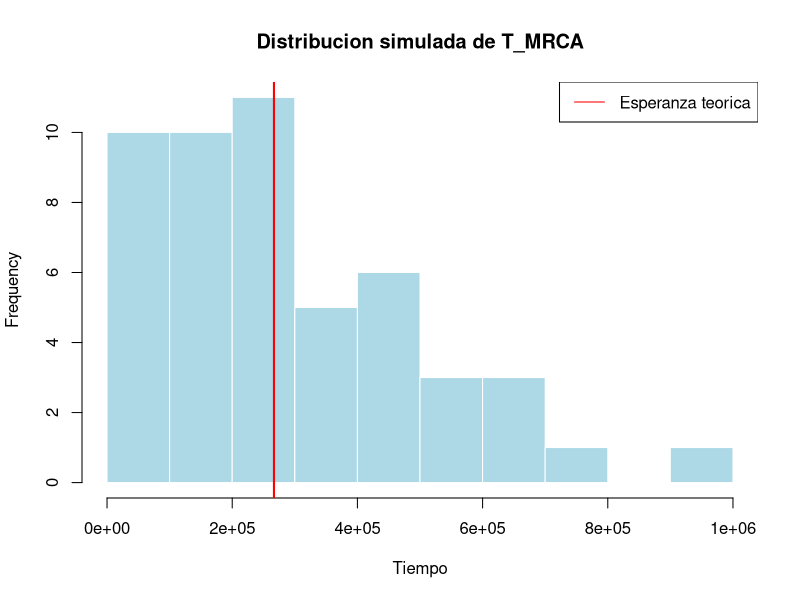
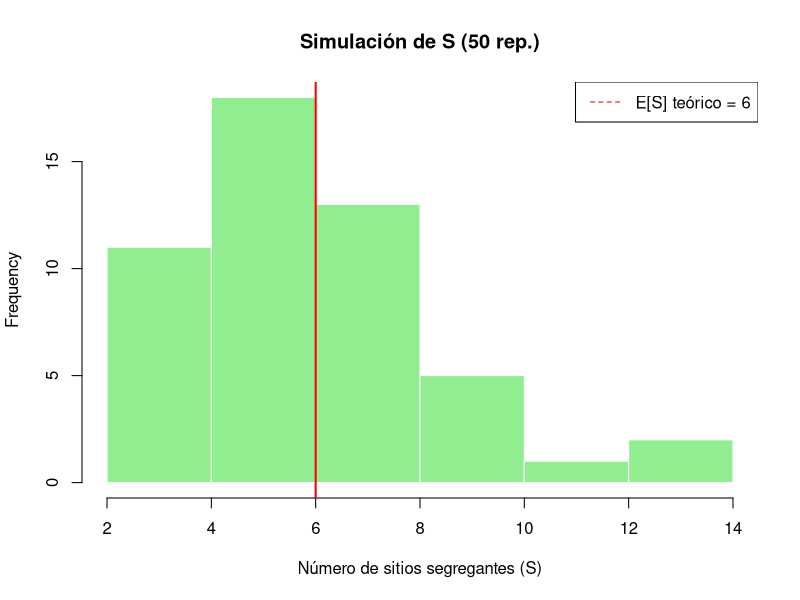
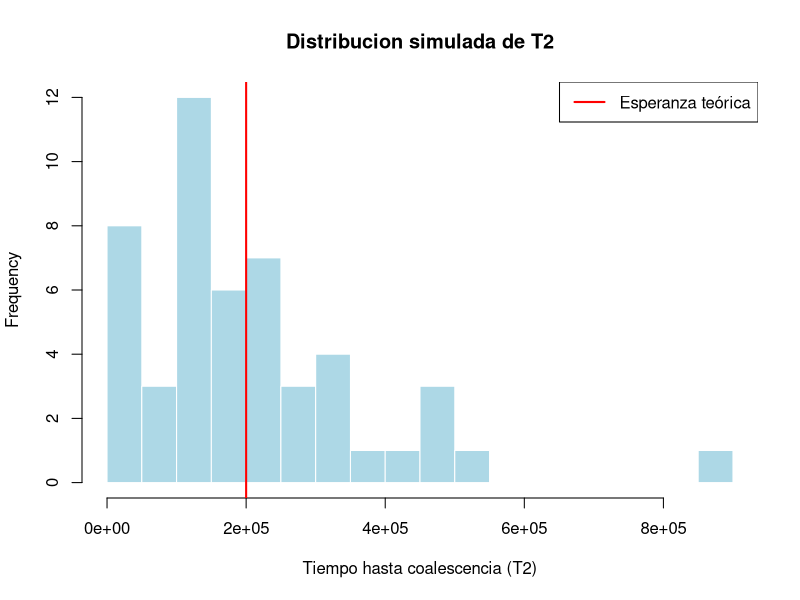
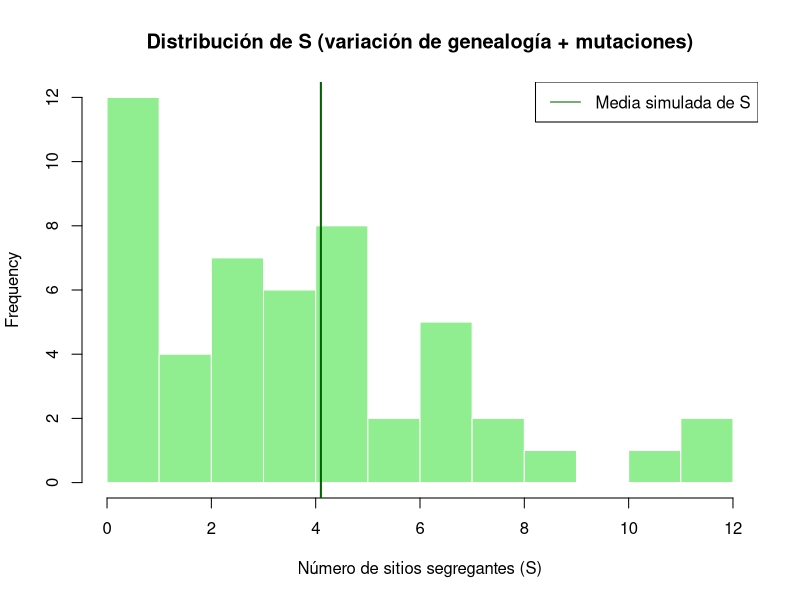

Write the R code that produced these figures, in order.
## ---- chunk 1

N <- 1e5

# probabilidad de exito
p3 <- 6/(4*N)
p2 <- 2/(4*N)

# Esperanzas para cada T
E_T3 <- 1 / p3
E_T2 <- 1 / p2
E_TMRCA <- E_T3 + E_T2

# Simulaciones de T_MRCA
set.seed(123)  # asegurando que los números sea siempre los mismos
T3 <- rgeom(50, prob = p3)
T2 <- rgeom(50, prob = p2)
T_MRCA <- T3 + T2

cat("Esperanza teorica de T_MRCA =", E_TMRCA, " y la esperanza simulada T_MRCA =", mean(T_MRCA), "\n")

# Comparar con la esperanza teorica
hist(T_MRCA,
     main = "Distribucion simulada de T_MRCA",
     xlab = "Tiempo",
     col = "lightblue", border = "white")
abline(v = E_TMRCA, col = "red", lwd = 2, lty = 1)
legend("topright", legend = c("Esperanza teorica"), col = "red", lty = 1)

## ---- chunk 2
# número de sitios segregantes
nS <- 6 # Ttotal * mu

# Simular 50 realizaciones de S
set.seed(321) # asegurando que los números sea siempre los mismos
S_sim <- rpois(50, nS)

# media de simular S
mean_S <- mean(S_sim)

# plot simple
hist(S_sim, main = "Simulación de S (50 rep.)", xlab = "Número de sitios segregantes (S)",
     col = "lightgreen", border = "white")
abline(v = nS, col = "red", lwd = 2, lty = 1)
legend("topright", legend = paste("E[S] teórico =", round(nS,2)), col = "red", lty = 2)

## ---- chunk 3

N <- 1e5

# Probabilidad de coalescencia
p2 <- 2/(4*N)

# Esperanzas para T
E_T2 <- 1 / p2

# Simulaciones de T2
set.seed(3)  # asegurando que los números sea siempre los mismos
T2 <- rgeom(50, prob = p2)

# Plot distribucion de T2
hist(T2,
     breaks = 15,
     main = "Distribucion simulada de T2",
     xlab = "Tiempo hasta coalescencia (T2)",
     col = "lightblue", border = "white")
abline(v = E_T2, col = "red", lwd = 2, lty = 1)
legend("topright", legend = c("Esperanza teórica"), col = "red", lty = 1, lwd = 2)

# hist(T2,
#      main = "Simulación de T2 (n=2, 50 replicaciones)",
#      xlab = "Tiempo hasta coalescencia (T2)",
#      col = "lightblue", border = "white")
# abline(v = mean(T2), col = "blue", lwd = 2)
# abline(v = 2*N, col = "red", lwd = 2, lty = 2)
# legend("topright", legend = c("Media simulada", "Esperanza teórica"),
#        col = c("blue", "red"), lty = c(1,2))

## ---- chunk 4

# Para cada T2 simulado, el árbol tiene 2 ramas => T_total = 2 * T2
T_total <- 2 * T2
lambda <- 1e-5 * T_total

# Simular S para cada genealogía (Poisson)
S <- rpois(50, lambda = lambda)

# Resumen de S
cat("\nSimulaciones de S:\n")
cat("Media simulada S =", mean(S), "  (sd =", sd(S), ")\n")

hist(S,
     breaks = 15,
     main = "Distribución de S (variación de genealogía + mutaciones)",
     xlab = "Número de sitios segregantes (S)",
     col = "lightgreen", border = "white")
abline(v = mean(S), col = "darkgreen", lwd = 2)
legend("topright", legend = c("Media simulada de S"),
       col = "darkgreen", lty = 1)

## ---- chunk 5

# -----------------------------
# Parámetros
# -----------------------------
N <- 5e5        # tamaño efectivo
mu <- 1e-5      # tasa de mutación
n <- 4          # número de secuencias

# -----------------------------
# 1. Simular tiempos de coalescencia
# -----------------------------
# Función para simular tiempo de espera (geométrico)
simular_T <- function(n_linajes, N) {
  pares <- choose(n_linajes, 2)
  p <- pares / (2 * N)     # probabilidad de coalescencia por generación
  rgeom(1, p)              # tiempo de espera ~ geométrica
}

# Guardamos los tiempos
T4 <- simular_T(4, N)
T3 <- simular_T(3, N)
T2 <- simular_T(2, N)

cat("T4 =", T4, "\n")
cat("T3 =", T3, "\n")
cat("T2 =", T2, "\n")

# -----------------------------
# 2. Tiempo total de ramas
# -----------------------------
T_total <- (4 * T4) + (3 * T3) + (2 * T2)
cat("Tiempo total de ramas =", T_total, "\n")

# -----------------------------
# 3. Número de mutaciones (S)
# -----------------------------
S <- rpois(1, lambda = T_total * mu)  # Poisson con media T_total * mu
cat("Número de mutaciones S =", S, "\n")

# -----------------------------
# 4. Diversidad nucleotídica (π)
# -----------------------------
pi_est <- 4 * N * mu
cat("π esperado =", pi_est, "\n")

# -----------------------------
# 5. Theta de Watterson (θW)
# -----------------------------
a_n <- sum(1 / (1:(n - 1)))
theta_W <- S / a_n
cat("θW estimado =", theta_W, "\n")


